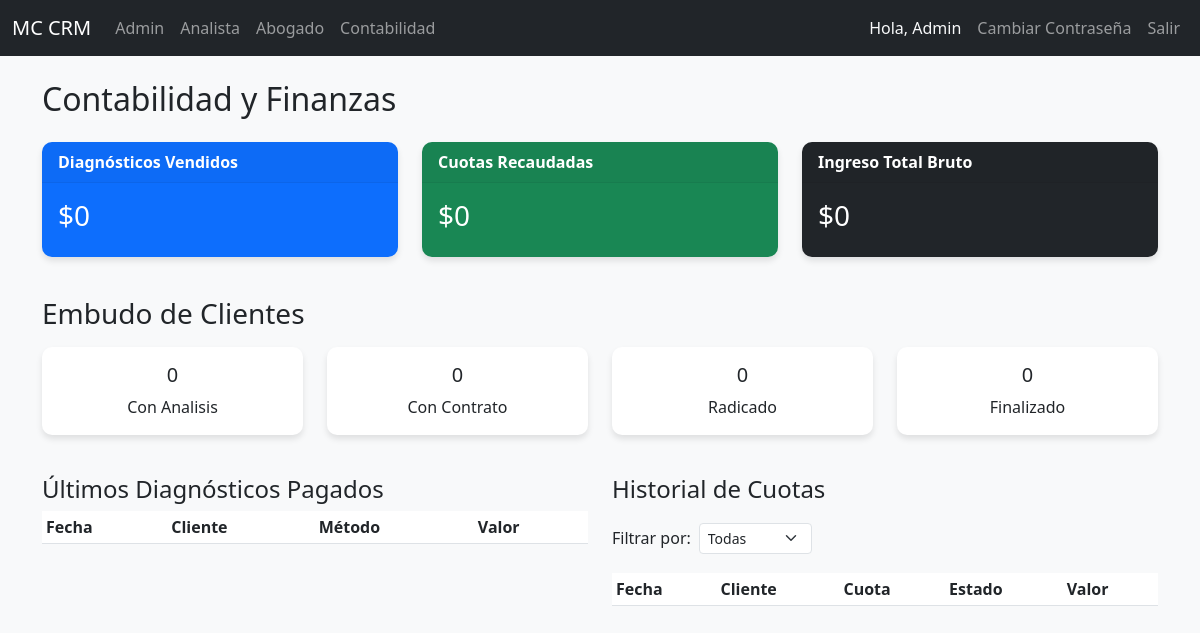
/accounting (signed in), run on an earlier commit of the app's database.
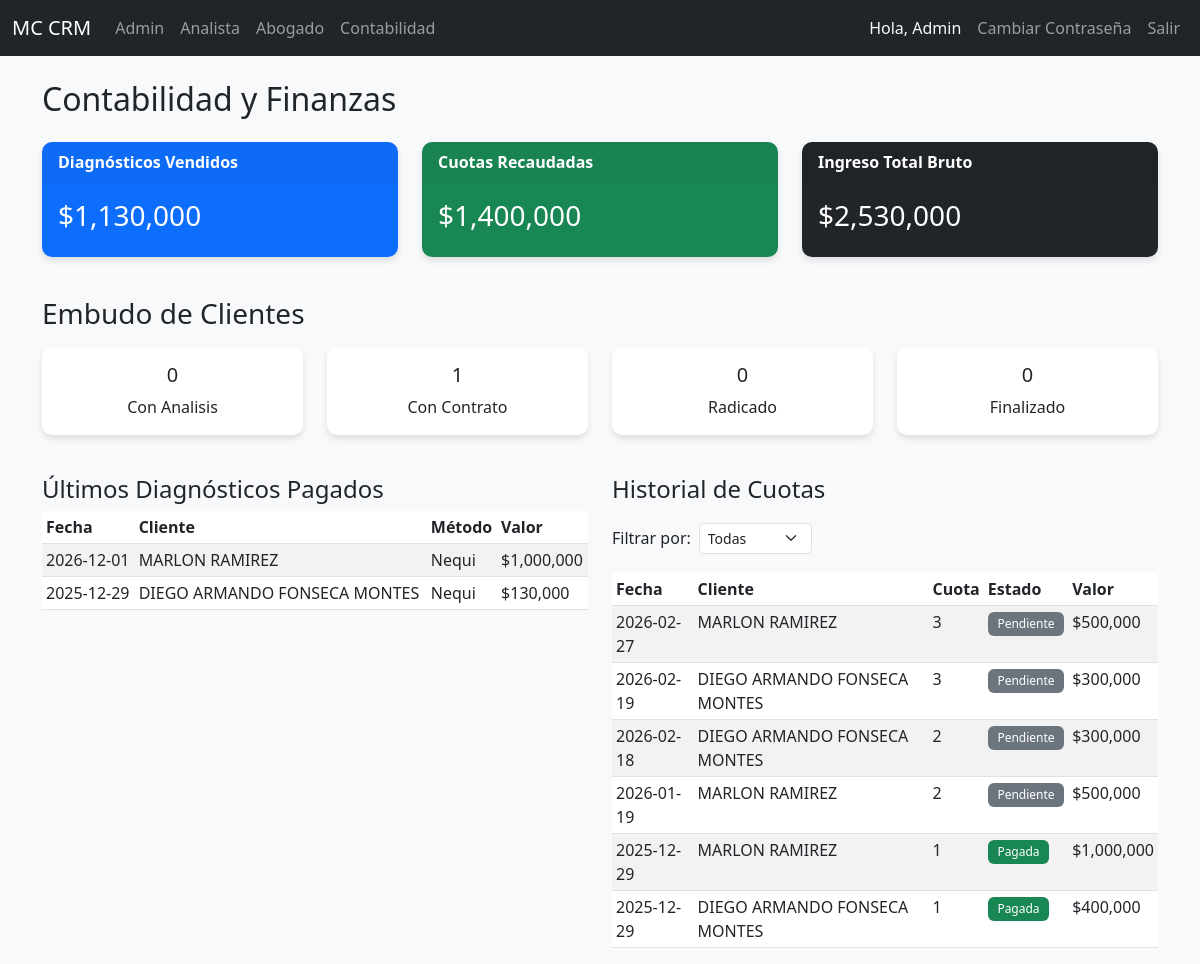
And on a later commit of the database.
### models.py (models this page shows)
class User(UserMixin, db.Model):
    id = db.Column(db.Integer, primary_key=True)
    nombre_completo = db.Column(db.String(100), nullable=False)
    telefono = db.Column(db.String(20))
    email = db.Column(db.String(120), unique=True, nullable=False)
    rol = db.Column(db.String(20), nullable=False)  # 'Admin', 'Analista', 'Abogado'
    password = db.Column(db.String(200)) # Added password for auth

class PaymentDiagnosis(db.Model):
    id = db.Column(db.Integer, primary_key=True)
    client_id = db.Column(db.Integer, db.ForeignKey('client.id'), nullable=False, unique=True)
    valor = db.Column(db.Float)
    fecha_pago = db.Column(db.Date)
    metodo_pago = db.Column(db.String(50)) # 'Nequi', 'Daviplata', 'Bancolombia', 'Link de pago', 'Efectivo'
    verificado = db.Column(db.Boolean, default=False)
    client = db.relationship('Client', backref=db.backref('payment_diagnosis', uselist=False))

class Client(db.Model):
    id = db.Column(db.Integer, primary_key=True)
    nombre = db.Column(db.String(100))
    tipo_id = db.Column(db.String(20))
    numero_id = db.Column(db.String(20))
    telefono = db.Column(db.String(20), nullable=False)
    email = db.Column(db.String(120))
    ciudad = db.Column(db.String(50))
    motivo_consulta = db.Column(db.Text)
    estado = db.Column(db.String(50), default='Nuevo') # 'Nuevo', 'Informacion_Incompleta', 'Pendiente', 'Pendiente_Analisis', 'Con_Contrato'
    analista_id = db.Column(db.Integer, db.ForeignKey('user.id'))
    abogado_id = db.Column(db.Integer, db.ForeignKey('user.id'))
    created_at = db.Column(db.DateTime, default=datetime.utcnow)
    conclusion_analisis = db.Column(db.Text) # New field for analysis conclusion
    login_user_id = db.Column(db.Integer, db.ForeignKey('user.id'), nullable=True) # Link to User
    analista = db.relationship('User', foreign_keys=[analista_id], backref='clientes_registrados')
    login_user = db.relationship('User', foreign_keys=[login_user_id], backref='client_profile')

class ContractInstallment(db.Model):
    id = db.Column(db.Integer, primary_key=True)
    payment_contract_id = db.Column(db.Integer, db.ForeignKey('payment_contract.id'), nullable=False)
    numero_cuota = db.Column(db.Integer, nullable=False)
    valor = db.Column(db.Float)
    fecha_vencimiento = db.Column(db.Date)
    metodo_pago = db.Column(db.String(50))
    estado = db.Column(db.String(50), default='Pendiente') # 'Pendiente', 'Pagada', 'En Mora'
    payment_contract = db.relationship('PaymentContract', backref='installments')

### routes.py (the view)
@main.route('/accounting')
@login_required
def accounting_dashboard():
    if current_user.rol not in ['Admin', 'Abogado']:
        flash('Acceso no autorizado', 'danger')
        return redirect(url_for('main.index'))
    income_diagnosis = db.session.query(func.sum(PaymentDiagnosis.valor)).filter(PaymentDiagnosis.verificado == True).scalar() or 0
    income_installments = db.session.query(func.sum(ContractInstallment.valor)).filter(ContractInstallment.estado == 'Pagada').scalar() or 0
    total_gross_income = income_diagnosis + income_installments
    clients_with_analysis = Client.query.filter_by(estado='Con_Analisis').count()
    clients_with_contract = Client.query.filter_by(estado='Con_Contrato').count()
    clients_radicados = Client.query.filter_by(estado='Radicado').count()
    clients_finalized = Client.query.filter_by(estado='Finalizado').count()
    funnel_stats = {
        'Con_Analisis': clients_with_analysis,
        'Con_Contrato': clients_with_contract,
        'Radicado': clients_radicados,
        'Finalizado': clients_finalized
    }
    recent_diagnoses = PaymentDiagnosis.query.filter_by(verificado=True).order_by(PaymentDiagnosis.fecha_pago.desc()).limit(50).all()
    estado_filter = request.args.get('estado_cuota')
    query = ContractInstallment.query
    if estado_filter and estado_filter != 'todos':
        query = query.filter_by(estado=estado_filter)
    recent_installments = query.order_by(ContractInstallment.fecha_vencimiento.desc()).limit(50).all()
    return render_template('accounting.html',
                           income_diagnosis=income_diagnosis,
                           income_installments=income_installments,
                           total_gross_income=total_gross_income,
                           funnel_stats=funnel_stats,
                           recent_diagnoses=recent_diagnoses,
                           recent_installments=recent_installments,
                           current_filter=estado_filter)

### app.py (called while the page is built)
@login_manager.user_loader
def load_user(user_id):
    return User.query.get(int(user_id))

### templates/accounting.html (shortened to what this page needs)
{% extends "base.html" %}
{% block content %}
<h2 class="mb-4">Contabilidad y Finanzas</h2>
<div class="row mb-4">
    <div class="col-md-4">
        <div class="card text-white bg-primary mb-3">
            <div class="card-header">Diagnósticos Vendidos</div>
            <div class="card-body">
                <h3 class="card-title">${{ "{:,.0f}".format(income_diagnosis) }}</h3>
            </div>
        </div>
    </div>
    <div class="col-md-4">
        <div class="card text-white bg-success mb-3">
            <div class="card-header">Cuotas Recaudadas</div>
            <div class="card-body">
                <h3 class="card-title">${{ "{:,.0f}".format(income_installments) }}</h3>
            </div>
        </div>
    </div>
    <div class="col-md-4">
        <div class="card text-white bg-dark mb-3">
            <div class="card-header">Ingreso Total Bruto</div>
            <div class="card-body">
                <h3 class="card-title">${{ "{:,.0f}".format(total_gross_income) }}</h3>
            </div>
        </div>
    </div>
</div>
<h3 class="mb-3">Embudo de Clientes</h3>
<div class="row mb-4">
    {% for status, count in funnel_stats.items() %}
    <div class="col-md-3">
        <div class="card mb-3">
            <div class="card-body text-center">
                <h5 class="card-title">{{ count }}</h5>
                <p class="card-text">{{ status.replace('_', ' ') }}</p>
            </div>
        </div>
    </div>
    {% endfor %}
</div>
<div class="row">
    <div class="col-md-6">
        <h4>Últimos Diagnósticos Pagados</h4>
        <div class="table-responsive">
            <table class="table table-striped table-sm">
                <thead>
                    <tr>
                        <th>Fecha</th>
                        <th>Cliente</th>
                        <th>Método</th>
                        <th>Valor</th>
                    </tr>
                </thead>
                <tbody>
                    {% for p in recent_diagnoses %}
                    <tr>
                        <td>{{ p.fecha_pago }}</td>
                        <td>{{ p.client.nombre }}</td>
                        <td>{{ p.metodo_pago }}</td>
                        <td>${{ "{:,.0f}".format(p.valor) }}</td>
                    </tr>
                    {% endfor %}
                </tbody>
            </table>
        </div>
    </div>
    <div class="col-md-6">
        <div class="d-flex justify-content-between align-items-center mb-2">
            <h4>Historial de Cuotas</h4>
        </div>
        <form method="GET" class="row g-2 mb-3 align-items-center">
            <div class="col-auto">
                <label for="estado_cuota" class="col-form-label">Filtrar por:</label>
            </div>
            <div class="col-auto">
                <select name="estado_cuota" id="estado_cuota" class="form-select form-select-sm"
                    onchange="this.form.submit()">
                    <option value="todos" {% if current_filter=='todos' or not current_filter %}selected{% endif %}>
                        Todas</option>
                </select>
            </div>
        </form>
        <div class="table-responsive">
            <table class="table table-striped table-sm">
                <thead>
                    <tr>
                        <th>Fecha</th>
                        <th>Cliente</th>
                        <th>Cuota</th>
                        <th>Estado</th>
                        <th>Valor</th>
                    </tr>
                </thead>
                <tbody>
                    {% for c in recent_installments %}
                    <tr>
                        <td>{{ c.fecha_vencimiento }}</td>
                        <td>{{ c.payment_contract.client.nombre }}</td>
                        <td>{{ c.numero_cuota }}</td>
                        <td>
                            {% if c.estado == 'Pagada' %}
                            <span class="badge bg-success">Pagada</span>
                            {% elif c.estado == 'En Mora' %}
                            <span class="badge bg-danger">En Mora</span>
                            {% else %}
                            <span class="badge bg-secondary">{{ c.estado }}</span>
                            {% endif %}
                        </td>
                        <td>${{ "{:,.0f}".format(c.valor) }}</td>
                    </tr>
                    {% endfor %}
                </tbody>
            </table>
        </div>
    </div>
</div>
{% endblock %}

### templates/base.html (shortened to what this page needs)
<!DOCTYPE html>
<html lang="es">
<head>
    <link href="https://cdn.jsdelivr.net/npm/bootstrap@5.3.0/dist/css/bootstrap.min.css" rel="stylesheet">
    <link href="https://cdn.jsdelivr.net/npm/bootstrap-icons@1.7.2/font/bootstrap-icons.css" rel="stylesheet">
    <link rel="stylesheet" href="{{ url_for('static', filename='css/style.css') }}">
</head>
<body>
    <nav class="navbar navbar-expand-lg navbar-dark bg-dark">
        <div class="container-fluid">
            <a class="navbar-brand" href="#">MC CRM</a>
            <div class="collapse navbar-collapse" id="navbarNav">
                <ul class="navbar-nav me-auto">
                    {% if current_user.is_authenticated %}
                    {% if current_user.rol == 'Admin' %}
                    <li class="nav-item"><a class="nav-link" href="{{ url_for('main.admin_dashboard') }}">Admin</a></li>
                    {% endif %}
                    {% if current_user.rol == 'Analista' or current_user.rol == 'Admin' %}
                    <li class="nav-item"><a class="nav-link" href="{{ url_for('main.analyst_dashboard') }}">Analista</a>
                    </li>
                    {% endif %}
                    {% if current_user.rol == 'Abogado' or current_user.rol == 'Admin' %}
                    <li class="nav-item"><a class="nav-link" href="{{ url_for('main.lawyer_dashboard') }}">Abogado</a>
                    </li>
                    <li class="nav-item"><a class="nav-link"
                            href="{{ url_for('main.accounting_dashboard') }}">Contabilidad</a>
                    </li>
                    {% endif %}
                    {% endif %}
                </ul>
                <ul class="navbar-nav">
                    {% if current_user.is_authenticated %}
                    <li class="nav-item"><span class="nav-link text-light">Hola, {{ current_user.nombre_completo
                            }}</span></li>
                    <li class="nav-item">
                        <button type="button" class="btn btn-link nav-link" data-bs-toggle="modal"
                            data-bs-target="#changePasswordModal">
                            Cambiar Contraseña
                        </button>
                    </li>
                    <li class="nav-item"><a class="nav-link" href="{{ url_for('main.logout') }}">Salir</a></li>
                    {% else %}
                    <li class="nav-item"><a class="nav-link" href="{{ url_for('main.login') }}">Ingresar</a></li>
                    {% endif %}
                </ul>
            </div>
        </div>
    </nav>
    <div class="container mt-4">
        {% block content %}{% endblock %}
    </div>
</body>
</html>

### static/css/style.css (style rules this page uses)
body { background-color: #f8f9fa; font-family: 'Segoe UI', Tahoma, Geneva, Verdana, sans-serif; }
.card { border: none; border-radius: 10px; box-shadow: 0 4px 6px rgba(0,0,0,0.1); transition: transform 0.2s; }
.card-header { border-bottom: 1px solid rgba(0,0,0,0.05); border-radius: 10px 10px 0 0 !important; font-weight: 600; }
.badge { font-weight: 500; padding: 0.5em 0.8em; }

What changed in the data, as far as the page shows it:
added PaymentDiagnosis: fecha_pago "2026-12-01", client.nombre "MARLON RAMIREZ", metodo_pago "Nequi", valor "1,000,000"
added PaymentDiagnosis: fecha_pago "2025-12-29", client.nombre "DIEGO ARMANDO FONSECA MONTES", metodo_pago "Nequi", valor "130,000"
added ContractInstallment: fecha_vencimiento "2026-02-27", payment_contract.client.nombre "MARLON RAMIREZ", numero_cuota "3", estado "Pendiente", valor "500,000"
added ContractInstallment: fecha_vencimiento "2026-02-19", payment_contract.client.nombre "DIEGO ARMANDO FONSECA MONTES", numero_cuota "3", estado "Pendiente", valor "300,000"
added ContractInstallment: fecha_vencimiento "2026-02-18", payment_contract.client.nombre "DIEGO ARMANDO FONSECA MONTES", numero_cuota "2", estado "Pendiente", valor "300,000"
added ContractInstallment: fecha_vencimiento "2026-01-19", payment_contract.client.nombre "MARLON RAMIREZ", numero_cuota "2", estado "Pendiente", valor "500,000"
added ContractInstallment: fecha_vencimiento "2025-12-29", payment_contract.client.nombre "MARLON RAMIREZ", numero_cuota "1", estado "Pagada", valor "1,000,000"
added ContractInstallment: fecha_vencimiento "2025-12-29", payment_contract.client.nombre "DIEGO ARMANDO FONSECA MONTES", numero_cuota "1", estado "Pagada", valor "400,000"
Also different on the page:
{{ "{:,.0f}".format(income_diagnosis) }}: "0" → "1,130,000"
{{ "{:,.0f}".format(income_installments) }}: "0" → "1,400,000"
{{ "{:,.0f}".format(total_gross_income) }}: "0" → "2,530,000"
new list line: "1 Con Contrato"
list line gone: "0 Con Contrato"
